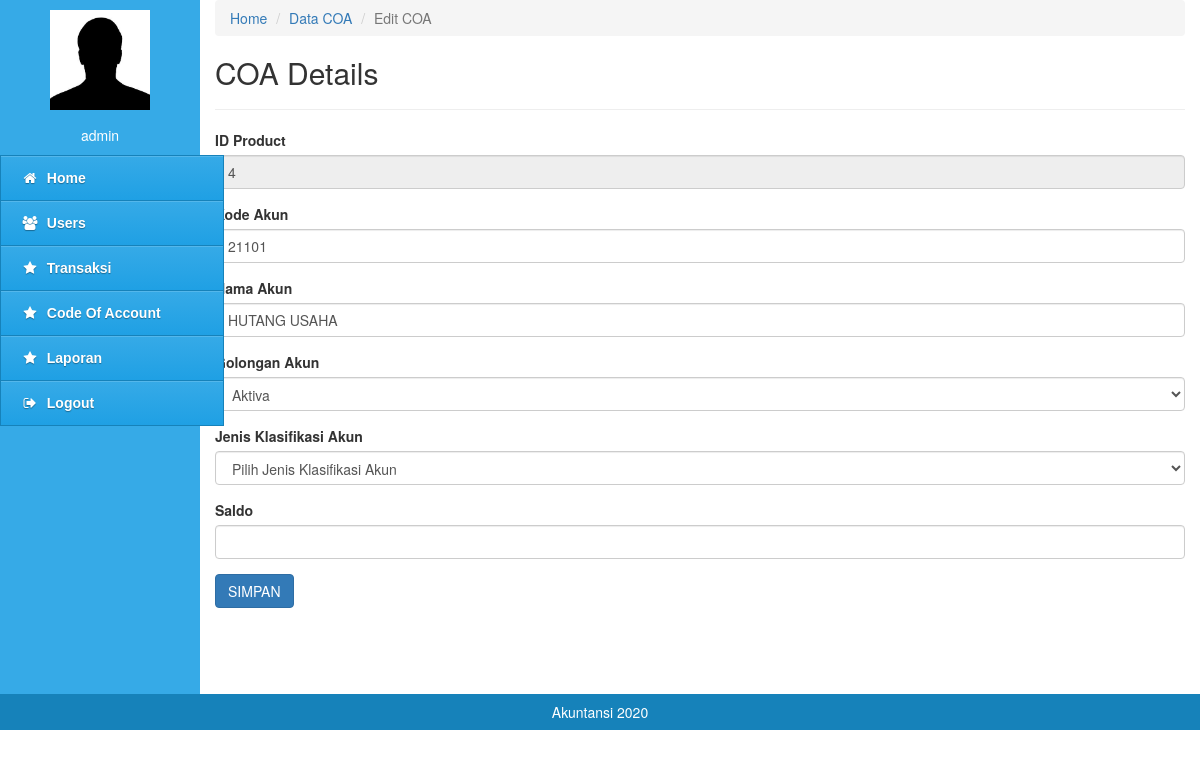
The app's page /pages/index.php?content=coa_edit&id=4 (signed in) with its own data.
### tables this page shows
CREATE TABLE `tb_coa` (
  `id` int(10) NOT NULL,
  `kode_akun` int(10) NOT NULL,
  `nama` varchar(50) NOT NULL,
  `gol` varchar(10) NOT NULL,
  `klas` varchar(10) NOT NULL,
  `saldo` int(50) NOT NULL
);

### pages/content_coa/edit.php (the view, shortened to what this page needs)
 <div class="col-md-10" style="min-height:600px">
<nav aria-label="breadcrumb">
  <ol class="breadcrumb">
    <li class="breadcrumb-item"><a href="?content=home">Home</a></li>
    <li class="breadcrumb-item"><a href="?content=coa">Data COA</a></li>
    <li class="breadcrumb-item active" aria-current="page">Edit COA</li>
  </ol>
</nav>
<?php
							include '../config/configuration.php';
                            $result = mysqli_query($conn, "SELECT * FROM `tb_coa` WHERE id='$_GET[id]'");
                            $row = mysqli_fetch_assoc($result);
                        ?>
		<h2>COA Details</h2>
		<hr>
		<form action="?content=coa_editaksi" method="post">
		<div class="form-group">
				<label>ID Product</label>
					<input type="text" name="id" class="form-control" value="<?php echo $row['id'] ?>" readonly>
			</div>
			<div class="form-group">
				<label>Kode Akun</label>
					<input type="text" name="kode_akun" class="form-control" value="<?php echo $row['kode_akun'] ?>" >
			</div>
			<div class="form-group">
				<label>Nama Akun</label>
					<input type="text" name="nama" class="form-control" value="<?php echo $row['nama'] ?>">
			</div>
			<div class="form-group">
				<label>Golongan Akun</label>
					<select name="gol" class="form-control" required>
                                                    <option value="Aktiva">Aktiva</option>
					</select>
			</div>
						<div class="form-group">
			<label>Jenis Klasifikasi Akun</label>
                                                   <select name="klas" class="form-control" required>
                                                    <option selected value="">Pilih Jenis Klasifikasi Akun</option>
                                                    </select>
			</div>
			                                                <div class="form-group">
                                                    <label>Saldo</label>
                                                    <input class="form-control" type="number" name="saldo" />
                                                </div>
			<div class="form-group">
					<input type="submit" name="submit" class="btn btn-primary" value="SIMPAN">
				</div>
			</div>
	</div>
</body>
</html>

### records on screen
tb_coa: id "4", kode_akun "21101", nama "HUTANG USAHA"

### other values on screen
$_SESSION['username'] "admin"
